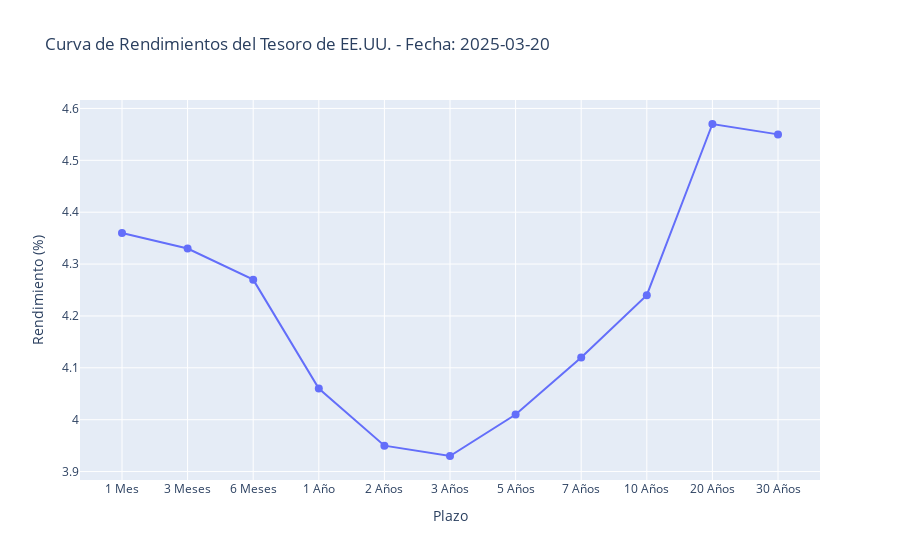

The code cell stored with this chart in its notebook:
### Markdown cell above
### Visualización de Curvas Spot y Forward

### Code cell
fred.plot_yield_curve_static(latest_df, common_date)

### Figure 1 — Plotly figure (JSON) as saved in the notebook; plotly's stock layout.template omitted (floating-point values rounded to 4 significant figures)
{"data": [{"marker": {"size": 8}, "mode": "lines+markers", "type": "scatter", "x": ["1 Mes", "3 Meses", "6 Meses", "1 Año", "2 Años", "3 Años", "5 Años", "7 Años", "10 Años", "20 Años", "30 Años"], "y": [4.36, 4.33, 4.27, 4.06, 3.95, 3.93, 4.01, 4.12, 4.24, 4.57, 4.55]}], "layout": {"hovermode": "x", "title": {"text": "Curva de Rendimientos del Tesoro de EE.UU. - Fecha: 2025-03-20"}, "xaxis": {"title": {"text": "Plazo"}}, "yaxis": {"title": {"text": "Rendimiento (%)"}}}}
